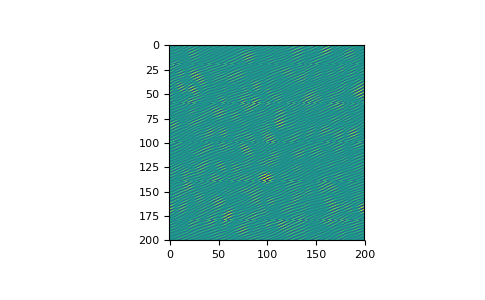

Source code (Python):
a = np.eye(4)
np.fft.ifftn(np.fft.fftn(a, axes=(0,)), axes=(1,))
# array([[ 1.+0.j,  0.+0.j,  0.+0.j,  0.+0.j],
# [ 0.+0.j,  1.+0.j,  0.+0.j,  0.+0.j],
# [ 0.+0.j,  0.+0.j,  1.+0.j,  0.+0.j],
# [ 0.+0.j,  0.+0.j,  0.+0.j,  1.+0.j]])

# Create and plot an image with band-limited frequency content:

import matplotlib.pyplot as plt
n = np.zeros((200,200), dtype=complex)
n[60:80, 20:40] = np.exp(1j*np.random.uniform(0, 2*np.pi, (20, 20)))
im = np.fft.ifftn(n).real
plt.imshow(im)
# <matplotlib.image.AxesImage object at 0x...>
plt.show()
